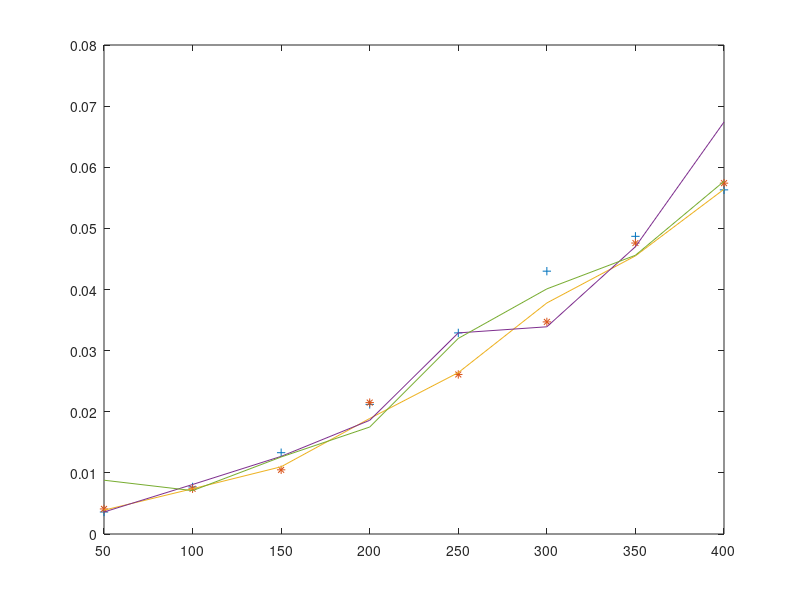

Write MATLAB code to recreate this figure.
x=[50 100 150 200 250 300 350 400];
y1=[.0036 .0077 .0133 .0212 .0329 .0430 .0487 .0563];
y2=[.0041 .0074 .0105 .0215 .0261 .0347 .0476 .0574];
y3=[.0039 .0074 .0110 .0189 .0264 .0378 .0455 .0564];
y4=[.0036 .0081 .0127 .0186 .0329 .0339 .0470 .0674];
y5=[.0088 .0071 .0126 .0175 .0320 .0401 .0456 .0577];
 plot(x,y1,'+',x,y2,'*',x,y3,x,y4,x,y5);
